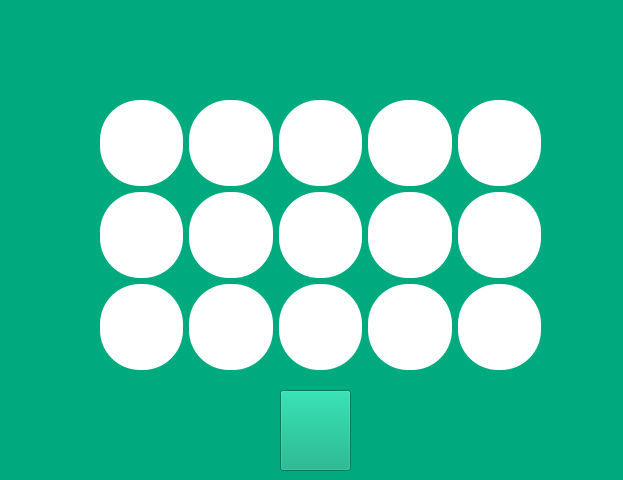
<?xml version="1.0" encoding="UTF-8"?>
<ui version="4.0">
 <class>MainWindow</class>
 <widget class="QMainWindow" name="MainWindow">
  <property name="geometry">
   <rect>
    <x>0</x>
    <y>0</y>
    <width>623</width>
    <height>480</height>
   </rect>
  </property>
  <property name="minimumSize">
   <size>
    <width>623</width>
    <height>480</height>
   </size>
  </property>
  <property name="maximumSize">
   <size>
    <width>623</width>
    <height>480</height>
   </size>
  </property>
  <property name="windowTitle">
   <string>GERADOR DE LOTOFACIL</string>
  </property>
  <property name="windowIcon">
   <iconset>
    <normaloff>../../Downloads/patrickluckyclover_luckyshamroc_10583.ico</normaloff>../../Downloads/patrickluckyclover_luckyshamroc_10583.ico</iconset>
  </property>
  <property name="styleSheet">
   <string notr="true">background-color: rgb(0, 170, 127);</string>
  </property>
  <property name="animated">
   <bool>true</bool>
  </property>
  <widget class="QWidget" name="centralwidget">
   <property name="inputMethodHints">
    <set>Qt::ImhSensitiveData</set>
   </property>
   <widget class="QPushButton" name="pushButton">
    <property name="geometry">
     <rect>
      <x>280</x>
      <y>390</y>
      <width>71</width>
      <height>81</height>
     </rect>
    </property>
    <property name="styleSheet">
     <string notr="true">QPushbutton{
border-radius: 40%;
background-color:yellow;
}

</string>
    </property>
    <property name="text">
     <string/>
    </property>
    <property name="icon">
     <iconset>
      <normaloff>../../Downloads/pngegg.png</normaloff>../../Downloads/pngegg.png</iconset>
    </property>
    <property name="iconSize">
     <size>
      <width>70</width>
      <height>70</height>
     </size>
    </property>
   </widget>
   <widget class="QLabel" name="logo">
    <property name="geometry">
     <rect>
      <x>100</x>
      <y>10</y>
      <width>441</width>
      <height>81</height>
     </rect>
    </property>
    <property name="text">
     <string/>
    </property>
    <property name="pixmap">
     <pixmap>../lotofacil-logo.png</pixmap>
    </property>
    <property name="scaledContents">
     <bool>true</bool>
    </property>
   </widget>
   <widget class="QWidget" name="layoutWidget">
    <property name="geometry">
     <rect>
      <x>100</x>
      <y>100</y>
      <width>441</width>
      <height>270</height>
     </rect>
    </property>
    <layout class="QGridLayout" name="gridLayout">
     <item row="0" column="0">
      <widget class="QLabel" name="num_1">
       <property name="font">
        <font>
         <pointsize>30</pointsize>
         <weight>75</weight>
         <bold>true</bold>
        </font>
       </property>
       <property name="styleSheet">
        <string notr="true">border-radius: 40%;
background-color:white;</string>
       </property>
       <property name="text">
        <string/>
       </property>
       <property name="alignment">
        <set>Qt::AlignCenter</set>
       </property>
      </widget>
     </item>
     <item row="0" column="1">
      <widget class="QLabel" name="num_2">
       <property name="font">
        <font>
         <pointsize>30</pointsize>
         <weight>75</weight>
         <bold>true</bold>
        </font>
       </property>
       <property name="styleSheet">
        <string notr="true">border-radius: 40%;
background-color:white;</string>
       </property>
       <property name="text">
        <string/>
       </property>
       <property name="alignment">
        <set>Qt::AlignCenter</set>
       </property>
      </widget>
     </item>
     <item row="0" column="2">
      <widget class="QLabel" name="num_3">
       <property name="font">
        <font>
         <pointsize>30</pointsize>
         <weight>75</weight>
         <bold>true</bold>
        </font>
       </property>
       <property name="styleSheet">
        <string notr="true">border-radius: 40%;
background-color:white;</string>
       </property>
       <property name="text">
        <string/>
       </property>
       <property name="alignment">
        <set>Qt::AlignCenter</set>
       </property>
      </widget>
     </item>
     <item row="0" column="3">
      <widget class="QLabel" name="num_4">
       <property name="font">
        <font>
         <pointsize>30</pointsize>
         <weight>75</weight>
         <bold>true</bold>
        </font>
       </property>
       <property name="styleSheet">
        <string notr="true">border-radius: 40%;
background-color:white;</string>
       </property>
       <property name="text">
        <string/>
       </property>
       <property name="alignment">
        <set>Qt::AlignCenter</set>
       </property>
      </widget>
     </item>
     <item row="0" column="4">
      <widget class="QLabel" name="num_5">
       <property name="font">
        <font>
         <pointsize>30</pointsize>
         <weight>75</weight>
         <bold>true</bold>
        </font>
       </property>
       <property name="styleSheet">
        <string notr="true">border-radius: 40%;
background-color:white;</string>
       </property>
       <property name="text">
        <string/>
       </property>
       <property name="alignment">
        <set>Qt::AlignCenter</set>
       </property>
      </widget>
     </item>
     <item row="1" column="0">
      <widget class="QLabel" name="num_6">
       <property name="font">
        <font>
         <pointsize>30</pointsize>
         <weight>75</weight>
         <bold>true</bold>
        </font>
       </property>
       <property name="styleSheet">
        <string notr="true">border-radius: 40%;
background-color:white;</string>
       </property>
       <property name="text">
        <string/>
       </property>
       <property name="alignment">
        <set>Qt::AlignCenter</set>
       </property>
      </widget>
     </item>
     <item row="1" column="1">
      <widget class="QLabel" name="num_7">
       <property name="font">
        <font>
         <pointsize>30</pointsize>
         <weight>75</weight>
         <bold>true</bold>
        </font>
       </property>
       <property name="styleSheet">
        <string notr="true">border-radius: 40%;
background-color:white;</string>
       </property>
       <property name="text">
        <string/>
       </property>
       <property name="alignment">
        <set>Qt::AlignCenter</set>
       </property>
      </widget>
     </item>
     <item row="1" column="2">
      <widget class="QLabel" name="num_8">
       <property name="font">
        <font>
         <pointsize>30</pointsize>
         <weight>75</weight>
         <bold>true</bold>
        </font>
       </property>
       <property name="styleSheet">
        <string notr="true">border-radius: 40%;
background-color:white;</string>
       </property>
       <property name="text">
        <string/>
       </property>
       <property name="alignment">
        <set>Qt::AlignCenter</set>
       </property>
      </widget>
     </item>
     <item row="1" column="3">
      <widget class="QLabel" name="num_9">
       <property name="font">
        <font>
         <pointsize>30</pointsize>
         <weight>75</weight>
         <bold>true</bold>
        </font>
       </property>
       <property name="styleSheet">
        <string notr="true">border-radius: 40%;
background-color:white;</string>
       </property>
       <property name="text">
        <string/>
       </property>
       <property name="alignment">
        <set>Qt::AlignCenter</set>
       </property>
      </widget>
     </item>
     <item row="1" column="4">
      <widget class="QLabel" name="num_10">
       <property name="font">
        <font>
         <pointsize>30</pointsize>
         <weight>75</weight>
         <bold>true</bold>
        </font>
       </property>
       <property name="styleSheet">
        <string notr="true">border-radius: 40%;
background-color:white;</string>
       </property>
       <property name="text">
        <string/>
       </property>
       <property name="alignment">
        <set>Qt::AlignCenter</set>
       </property>
      </widget>
     </item>
     <item row="2" column="0">
      <widget class="QLabel" name="num_11">
       <property name="font">
        <font>
         <pointsize>30</pointsize>
         <weight>75</weight>
         <bold>true</bold>
        </font>
       </property>
       <property name="styleSheet">
        <string notr="true">border-radius: 40%;
background-color:white;</string>
       </property>
       <property name="text">
        <string/>
       </property>
       <property name="alignment">
        <set>Qt::AlignCenter</set>
       </property>
      </widget>
     </item>
     <item row="2" column="1">
      <widget class="QLabel" name="num_12">
       <property name="font">
        <font>
         <pointsize>30</pointsize>
         <weight>75</weight>
         <bold>true</bold>
        </font>
       </property>
       <property name="styleSheet">
        <string notr="true">border-radius: 40%;
background-color:white;</string>
       </property>
       <property name="text">
        <string/>
       </property>
       <property name="alignment">
        <set>Qt::AlignCenter</set>
       </property>
      </widget>
     </item>
     <item row="2" column="2">
      <widget class="QLabel" name="num_13">
       <property name="font">
        <font>
         <pointsize>30</pointsize>
         <weight>75</weight>
         <bold>true</bold>
        </font>
       </property>
       <property name="styleSheet">
        <string notr="true">border-radius: 40%;
background-color:white;</string>
       </property>
       <property name="text">
        <string/>
       </property>
       <property name="alignment">
        <set>Qt::AlignCenter</set>
       </property>
      </widget>
     </item>
     <item row="2" column="3">
      <widget class="QLabel" name="num_14">
       <property name="font">
        <font>
         <pointsize>30</pointsize>
         <weight>75</weight>
         <bold>true</bold>
        </font>
       </property>
       <property name="styleSheet">
        <string notr="true">border-radius: 40%;
background-color:white;</string>
       </property>
       <property name="text">
        <string/>
       </property>
       <property name="alignment">
        <set>Qt::AlignCenter</set>
       </property>
      </widget>
     </item>
     <item row="2" column="4">
      <widget class="QLabel" name="num_15">
       <property name="font">
        <font>
         <pointsize>30</pointsize>
         <weight>75</weight>
         <bold>true</bold>
        </font>
       </property>
       <property name="styleSheet">
        <string notr="true">border-radius: 40%;
background-color:white;</string>
       </property>
       <property name="text">
        <string/>
       </property>
       <property name="alignment">
        <set>Qt::AlignCenter</set>
       </property>
      </widget>
     </item>
    </layout>
   </widget>
  </widget>
 </widget>
 <resources/>
 <connections/>
</ui>
